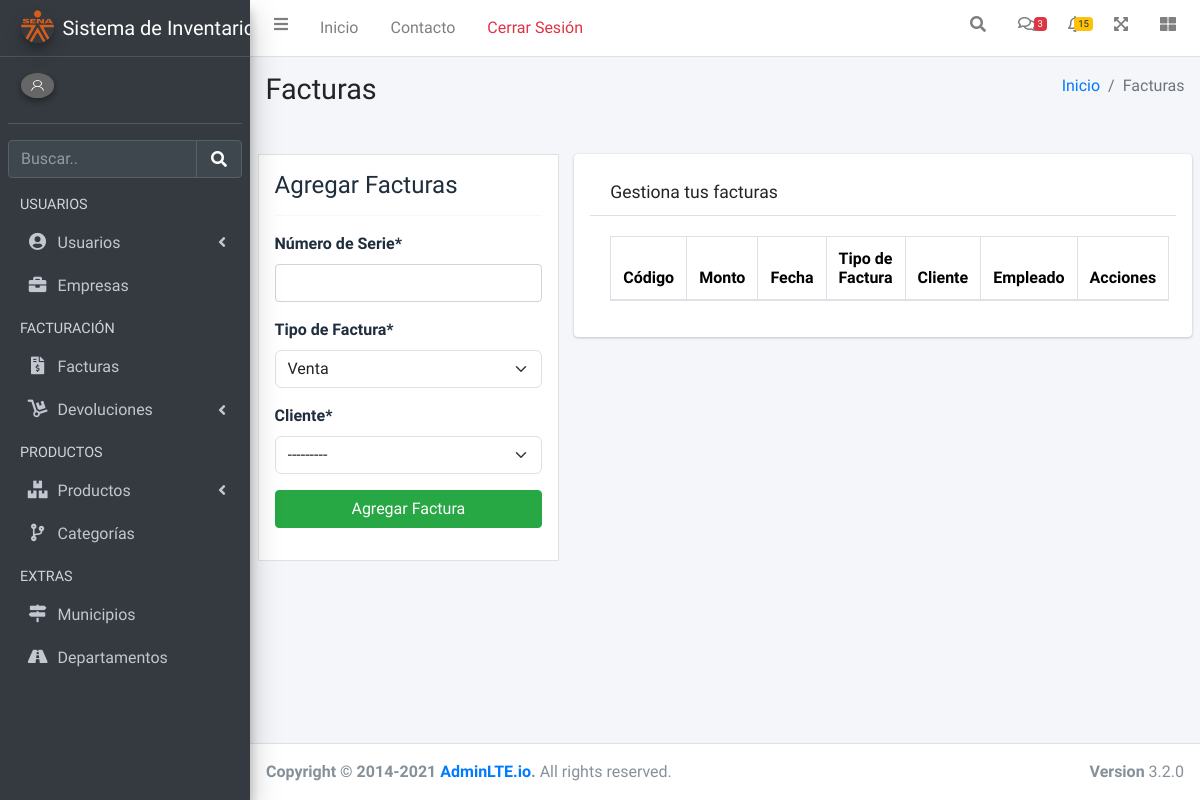
/facturas/, run on an earlier commit of the app's database.
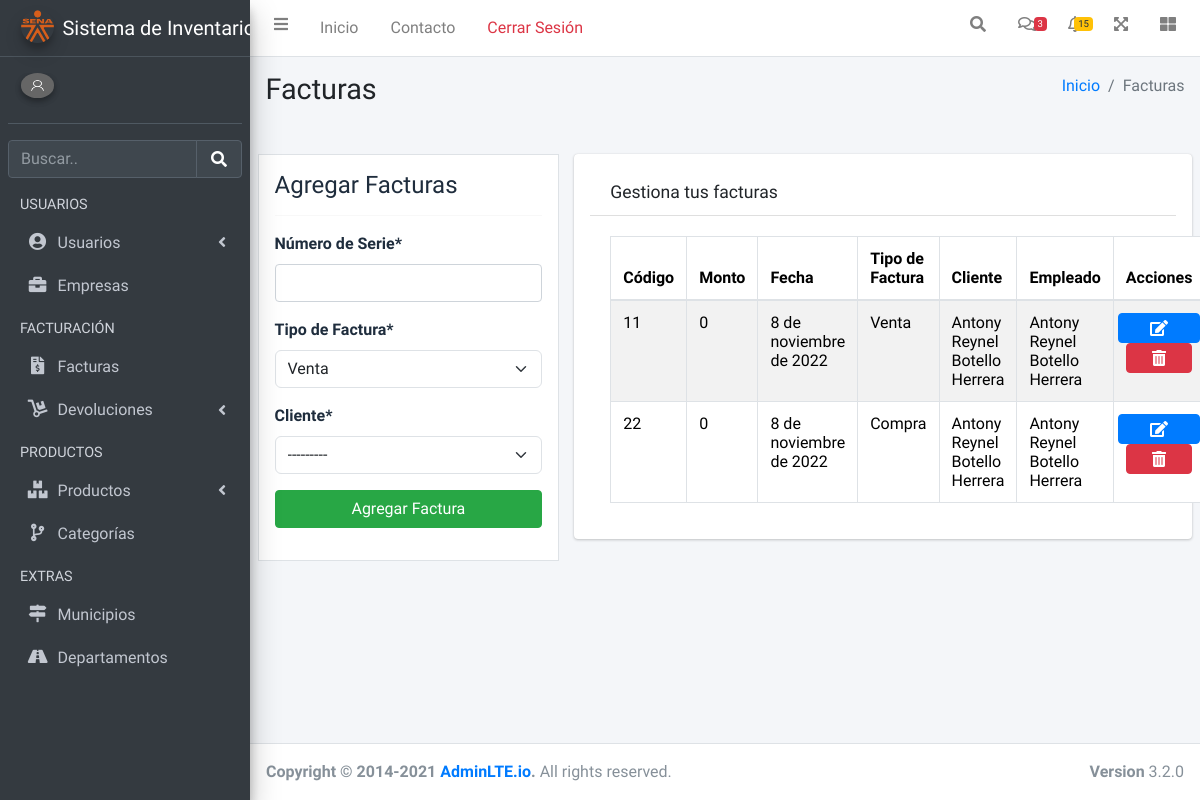
And on a later commit of the database.
### facturas/models.py (models this page shows, shortened)
class Factura(models.Model):
    numeroSerie=models.IntegerField(primary_key=True,verbose_name="Número de Serie",unique=True)
    monto=models.BigIntegerField(validators=[MinValueValidator(0)],default=0, verbose_name="Monto")
    fecha=models.DateField(auto_now=True,verbose_name="Fecha Factura")
    class TipoFactura(models.TextChoices):
        VENTA='Venta', _('Venta')
        COMPRA='Compra', _('Compra')
    tipoFactura=models.CharField(max_length=6, choices=TipoFactura.choices, default=TipoFactura.VENTA, verbose_name="Tipo de Factura")
    class Estado(models.TextChoices):
        ACTIVO='1', _('Activo')
        INACTIVO='0', _('Inactivo')
    estado=models.CharField(max_length=1, choices=Estado.choices, default=Estado.ACTIVO, verbose_name="Estado")
    cliente=models.ForeignKey(Usuario,verbose_name="Cliente",on_delete=models.CASCADE,related_name='Cliente')
    empleado=models.ForeignKey(Usuario,  verbose_name="Empleado",on_delete=models.CASCADE,related_name='Empleado')

### usuarios/models.py (models this page shows)
class Usuario(models.Model):
    nombres=models.CharField(max_length=60, verbose_name="Nombres")
    apellidos=models.CharField(max_length=60, verbose_name="Apellidos")
    foto=models.ImageField(upload_to='images/usuarios',blank=True, default='images/usuarios/default.png')
    email= models.EmailField(max_length=150, verbose_name='Correo')
    class TipoDocumento(models.TextChoices):
        CC='C.C', _('Cédula de Ciudadanía')
        CE='C.E', _('Cédula de Extranjería')
        TI='T.I', _('Tarjeta de Identidad')
        OT='Otro', _('Otro Tipo de Documento')
    tipoDocumento=models.CharField(max_length=4, choices=TipoDocumento.choices, default=TipoDocumento.CC, verbose_name="Tipo de Documento")
    documento=models.CharField(max_length=50, verbose_name="Número de Documento")
    telefono=models.CharField(max_length=20, verbose_name="Teléfono")
    direccion=models.CharField(max_length=70, verbose_name="Dirección")
    municipio=models.ForeignKey(Municipio, on_delete=models.CASCADE,null=True,blank=False,verbose_name="Municipio")
    fecha_nacimiento=models.DateField(verbose_name="Fecha de Nacimiento", help_text=u"MM/DD/AAAA")
    empresa=models.ForeignKey(Empresa, on_delete=models.CASCADE, blank=False,null=True, verbose_name="Empresa")
    class Rol(models.TextChoices):
        Administrador='Administrador', _('Administrador')
        Empleado='Empleado', _('Empleado')
        Cliente='Cliente', _('Cliente')
        Proveedor='Proveedor', _('Proveedor')
    rol=models.CharField(max_length=13, choices=Rol.choices, default=Rol.Empleado, verbose_name="Rol")
    class Estado(models.TextChoices):
        ACTIVO='1', _('Activo')
        INACTIVO='0', _('Inactivo')
    estado=models.CharField(max_length=1, choices=Estado.choices, default=Estado.ACTIVO, verbose_name="Estado")
    user=models.ForeignKey(User, on_delete= models.CASCADE)
    def __str__(self)->str:
        return "%s %s" %(self.nombres, self.apellidos)

### facturas/views.py (the view, shortened to what this page needs)
# urls.py: path('', factura, name="facturas"),
def factura(request, modal_status='hid'):
    titulo="Facturas"
    facturas= Factura.objects.filter(estado='1')
    modal_title= ""
    modal_txt= ""
    modal_submit= ""
    pk_factura = ""
    tipo =None
    form_update= None
    form =FacturaForm()
    context={
        'titulo':titulo,
        'facturas':facturas,
        'form':form,
        'modal_status':modal_status,
        'modal_submit': modal_submit,
        'modal_title': modal_submit,
        'modal_txt': modal_txt,
        'pk': pk_factura,
        'tipo': tipo,
        'form_update':form_update
    }
    return render(request,'facturas/facturas.html',context)

### facturas/forms.py
class FacturaForm(ModelForm):
    class Meta:
        model= Factura
        exclude=['estado','empleado','monto']
        widgets={
            'fecha': widgets.DateInput(attrs={'type':'date'}, format='%Y-%m-%d')
        }

### base/context_processors.py (called while the page is built)
def sesion(request):
    usuario_actual= request.user
    image_user=r"../media/images/usuarios/default.png"
    if request.user.is_authenticated:
        if Usuario.objects.filter(user_id=usuario_actual.id):
            image_user=Usuario.objects.get(user_id=usuario_actual.id).foto.url
    context={
        'usuario_actual':usuario_actual,
        'image_user': image_user
    }
    return context

### base/templates/facturas/facturas.html (shortened to what this page needs)
{% extends 'partials/body.html' %}
{% load crispy_forms_tags %}
{% block contenido %}
<div class="row my-4">
    <div class="col-md-4">
        <div class="border bg-white p-3">
            <h4>Agregar Facturas</h4>
            <hr>
            <form action="" method="POST">
                {{ form|crispy }}
                <button class="btn btn-success btn-block" name="form-crear">Agregar Factura</button>
            </form>
        </div>
    </div>
    <div class="col-md-8">
        <div class="card p-3">
            <div class="card-header">
                <h3 class="card-title">Gestiona tus facturas</h3>
            </div>
            <div class="card-body">
                <table id="tabla-general" class="table table-bordered table-striped">
                    <thead>
                        <tr>
                            <th>Código</th>
                            <th>Monto</th>
                            <th>Fecha</th>
                            <th>Tipo de Factura</th>
                            <th>Cliente</th>
                            <th>Empleado</th>
                            <th>Acciones</th>
                        </tr>
                    </thead>
                    <tbody>
                        {% for factura in facturas %}
                        <tr>
                            <td>{{factura.numeroSerie}}</td>
                            <td>{{factura.monto}}</td>
                            <td>{{factura.fecha}}</td>
                            <td>{{factura.tipoFactura}}</td>
                            <td>{{factura.cliente}}</td>
                            <td>{{factura.empleado}}</td>
                            <td>
                                <div class="row">
                                    {% if factura.tipoFactura == 'Venta' %}
                                    <a href="url 'f-d-venta' factura.numeroSerie" class="btn btn-primary col">
                                        <i class="fas fa-edit "></i>
                                    </a>
                                    {% else %}
                                    <a href="{% url 'f-d-compra' factura.numeroSerie %}" class="btn btn-primary col">
                                        <i class="fas fa-edit"></i>
                                    </a>
                                    {% endif %}
                                </div>
                                <form action="" method="POST">
                                    <button class="btn btn-danger btn-block col" name="form-eliminar">
                                        <i class="fas fa-trash-alt"></i>
                                    </button>
                                </form>
                            </td>
                        </tr>
                        {% endfor %}
                    </tbody>
                </table>
            </div>
        </div>
    </div>
</div>
{% endblock contenido %}

### base/templates/partials/body.html (shortened to what this page needs)
{% load static %}
{% load bootstrap5 %}
{% bootstrap_css %}
<!DOCTYPE html>
<html lang="en">
<head>
    <link rel="stylesheet" href="{% static 'fontawesome-free/css/all.min.css' %}">
    <link rel="stylesheet" href="https://code.ionicframework.com/ionicons/2.0.1/css/ionicons.min.css">
    <link rel="stylesheet" href="{% static 'css/adminlte.min.css' %}">
    <link rel="stylesheet" href="{% static 'css/jquery.toast.css' %}">
    <link rel="stylesheet" href="{% static 'datatables-bs4/css/dataTables.bootstrap4.min.css' %}">
    <link rel="stylesheet" href="{% static 'datatables-responsive/css/responsive.bootstrap4.min.css' %}">
    <link rel="stylesheet" href="{% static 'datatables-buttons/css/buttons.bootstrap4.min.css' %}">
    <link href="{% static 'css/select2.min.css' %}" rel="stylesheet" />
</head>
<body class="hold-transition sidebar-mini layout-fixed">
    <div class="wrapper ">
        {% include 'partials/navbar.html' %}
        {% include 'partials/sidebar.html' %}
        <div class="content-wrapper overflow-auto" style="height: 80%;">
            {% include 'partials/header.html' %}
            <div class="container">
                {% block contenido %}
                {% endblock contenido %}
        </div>
    </div>
    {% include 'partials/footer.html' %}
</body>
</html>

### base/templates/partials/navbar.html (shortened to what this page needs)
{% load static %}
    <nav class="main-header navbar navbar-expand navbar-white navbar-light">
        <ul class="navbar-nav">
          <li class="nav-item">
            <a class="nav-link" data-widget="pushmenu" href="#" role="button"><i class="fas fa-bars"></i></a>
          </li>
          <li class="nav-item d-none d-sm-inline-block">
            <a href="{% url 'inicio-admin' %}" class="nav-link">Inicio</a>
          </li>
          <li class="nav-item d-none d-sm-inline-block">
            <a href="{% url 'contacto' %}" class="nav-link">Contacto</a>
          </li>
          <li class="nav-item d-none d-sm-inline-block">
            <a href="{% url 'logout' %}" class="nav-link text-danger">Cerrar Sesión</a>
          </li>
        </ul>
        <ul class="navbar-nav ml-auto">
          <li class="nav-item">
            <a class="nav-link" data-widget="navbar-search" href="#" role="button">
              <i class="fas fa-search"></i>
            </a>
          </li>
          <li class="nav-item dropdown">
            <a class="nav-link" data-toggle="dropdown" href="#">
              <i class="far fa-comments"></i>
              <span class="badge badge-danger navbar-badge">3</span>
            </a>
          </li>
          <li class="nav-item dropdown">
            <a class="nav-link" data-toggle="dropdown" href="#">
              <span class="badge badge-warning navbar-badge">15</span>
            </a>
          </li>
          <li class="nav-item">
            <a class="nav-link" data-widget="fullscreen" href="#" role="button">
              <i class="fas fa-expand-arrows-alt"></i>
            </a>
          </li>
          <li class="nav-item">
            <a class="nav-link" data-widget="control-sidebar" data-controlsidebar-slide="true" href="#" role="button">
              <i class="fas fa-th-large"></i>
            </a>
          </li>
        </ul>
      </nav>

### base/templates/partials/sidebar.html (shortened to what this page needs)
{% load static %}
<aside class="main-sidebar sidebar-dark-primary elevation-4">
  <a href="index3.html" class="brand-link">
    <img src="{% static 'img/SenaLogo.png' %}" alt="Sena Logo" class="brand-image img-circle elevation-3"
      style="opacity: .8">
    <span class="brand-text font-weight-light">Sistema de Inventario</span>
  </a>
  <div class="sidebar">
    <div class="user-panel mt-3 pb-3 mb-3 d-flex">
      <div class="image">
        <img src="{{MEDIA_URL}}{{image_user}}" class="img-circle elevation-2 h-75" alt="User Image">
      </div>
      <div class="info text-white">
      </div>
    </div>
    <div class="form-inline">
      <div class="input-group" data-widget="sidebar-search">
        <input class="form-control form-control-sidebar" type="search" placeholder="Buscar.." aria-label="Search">
        <div class="input-group-append">
          <button class="btn btn-sidebar">
            <i class="fas fa-search fa-fw"></i>
          </button>
        </div>
      </div>
    </div>
    <nav class="mt-2">
      <ul class="nav nav-pills nav-sidebar flex-column" data-widget="treeview" role="menu" data-accordion="false">
        <li class="nav-header">USUARIOS</li>
        <li class="nav-item">
          <a href="#" class="nav-link">
            <i class="nav-icon fas fa-user-circle"></i>
            <p>
              Usuarios
              <i class="fas fa-angle-left right"></i>
            </p>
          </a>
        </li>
        <li class="nav-item">
          <a href="{% url 'empresas' %}" class="nav-link">
            <i class="nav-icon fas fa-briefcase"></i>
            <p>Empresas</p>
          </a>
        </li>
        <li class="nav-header">FACTURACIÓN</li>
        <li class="nav-item">
          <a href="{% url 'facturas' %}" class="nav-link">
            <i class="nav-icon fas fa-file-invoice-dollar"></i>
            <p>
              Facturas
            </p>
          </a>
        </li>
        <li class="nav-item">
          <a href="{% url 'devoluciones' %}" class="nav-link">
            <i class="nav-icon fas fa-dolly"></i>
            <p>
              Devoluciones
              <i class="fas fa-angle-left right"></i>
            </p>
          </a>
        </li>
        <li class="nav-header">PRODUCTOS</li>
        <li class="nav-item">
          <a href="#" class="nav-link">
            <i class="nav-icon fas fa-boxes"></i>
            <p>
              Productos
              <i class="fas fa-angle-left right"></i>
            </p>
          </a>
        </li>
        <li class="nav-item">
          <a href="pages/mailbox/compose.html" class="nav-link">
            <i class="nav-icon fas fa-code-branch"></i>
            <p>Categorías</p>
          </a>
        </li>
        <li class="nav-header">EXTRAS</li>
        <li class="nav-item">
          <a href="{% url 'municipio' %}" class="nav-link">
            <i class="nav-icon fas fa-map-signs"></i>
            <p>Municipios</p>
          </a>
        </li>
        <li class="nav-item">
          <a href="{% url 'departamento' %}" class="nav-link">
            <i class="nav-icon fas fa-road"></i>
            <p>Departamentos</p>
          </a>
        </li>
      </ul>
    </nav>
  </div>
</aside>

### base/templates/partials/header.html
{% load static %}
    <div class="content-header">
        <div class="container-fluid">
          <div class="row mb-2">
            <div class="col-sm-6">
              <h1 class="m-0">{{titulo}}</h1>
            </div>
            <div class="col-sm-6">
              <ol class="breadcrumb float-sm-right">
                <li class="breadcrumb-item"><a href="#">Inicio</a></li>
                <li class="breadcrumb-item active"> {{titulo}} </li>
              </ol>
            </div>
          </div>
        </div>
      </div>

### base/templates/partials/modal.html (shortened to what this page needs)
{% load crispy_forms_tags %}

### base/templates/partials/toast.html (shortened to what this page needs)
{% load static %}

### base/templates/partials/footer.html
{% load static %}
<footer class="main-footer">
    <strong>Copyright &copy; 2014-2021 <a href="https://adminlte.io">AdminLTE.io</a>.</strong>
    All rights reserved.
    <div class="float-right d-none d-sm-inline-block">
      <b>Version</b> 3.2.0
    </div>
  </footer>

### base/templates/partials/js.html (shortened to what this page needs)
{% load static %}

### base/templates/partials/body.html (style rules this page uses)
input, select { width: 100% }

What changed in the data, as far as the page shows it:
added Factura: numeroSerie "11", monto "0", fecha "8 de noviembre de 2022", tipoFactura "Venta", cliente "Antony Reynel Botello Herrera", empleado "Antony Reynel Botello Herrera"
added Factura: numeroSerie "22", monto "0", fecha "8 de noviembre de 2022", tipoFactura "Compra", cliente "Antony Reynel Botello Herrera", empleado "Antony Reynel Botello Herrera"
